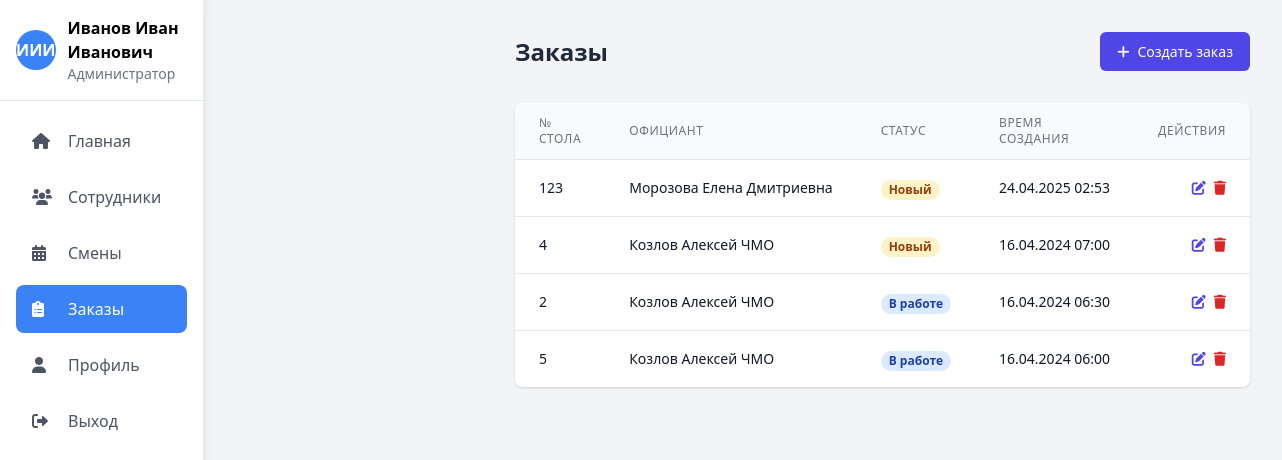
The app's page /orders.php (signed in) with its own data.
### tables this page shows
CREATE TABLE `orders` (
  `id` int(11) NOT NULL,
  `table_number` int(11) NOT NULL,
  `waiter_id` int(11) NOT NULL,
  `status` enum('new','in_progress','ready','served','paid') NOT NULL DEFAULT 'new',
  `created_at` timestamp NOT NULL DEFAULT current_timestamp(),
  `updated_at` timestamp NOT NULL DEFAULT current_timestamp() ON UPDATE current_timestamp()
);

CREATE TABLE `employees` (
  `id` int(11) NOT NULL,
  `name` varchar(100) NOT NULL,
  `email` varchar(100) NOT NULL,
  `password` varchar(255) NOT NULL,
  `role` enum('admin','cook','waiter') NOT NULL,
  `status` enum('active','blocked') DEFAULT 'active',
  `created_at` timestamp NOT NULL DEFAULT current_timestamp(),
  `phone` varchar(20) DEFAULT NULL
);

### auth.php (called while the page is built, shortened)
<?php
function isLoggedIn() {
    return isset($_SESSION['user_id']);
}
function hasRole($role) {
    return $_SESSION['user_role'] === $role;
}
?>

### functions.php (called while the page is built, shortened)
<?php
require_once 'auth.php';
function getOrders($filters = []) {
    $pdo = connectDB();
    $sql = "
        SELECT o.*,
               w.name as waiter_name,
               COUNT(oi.id) as items_count
        FROM orders o
        LEFT JOIN employees w ON o.waiter_id = w.id
        LEFT JOIN order_items oi ON o.id = oi.order_id
    ";
    $params = [];
    $sql .= " GROUP BY o.id ORDER BY o.created_at DESC";
    $stmt = $pdo->prepare($sql);
    $stmt->execute($params);
    return $stmt->fetchAll();
}
?>

### orders.php (the view, shortened to what this page needs)
<?php
require_once 'auth.php';
require_once 'functions.php';
$isAdmin = hasRole('admin');
$isCook = hasRole('cook');
$isWaiter = hasRole('waiter');
$orders = getOrders();
?>
<!DOCTYPE html>
<html lang="ru">
<head>
    <link href="https://cdn.jsdelivr.net/npm/tailwindcss@2.2.19/dist/tailwind.min.css" rel="stylesheet">
    <link href="https://cdnjs.cloudflare.com/ajax/libs/font-awesome/6.0.0/css/all.min.css" rel="stylesheet">
    <link href="style.css" rel="stylesheet">
</head>
<body class="bg-gray-100">
    <div class="flex h-screen">
        <aside class="sidebar bg-white shadow-lg w-64">
            <div class="p-4 border-b">
                <div class="flex items-center space-x-3">
                    <div class="avatar avatar-blue">
                        <?php echo htmlspecialchars($_SESSION['user_initials']); ?>
                    </div>
                    <div>
                        <h2 class="font-semibold logo-text"><?php echo htmlspecialchars($_SESSION['user_name']); ?></h2>
                        <p class="text-sm text-gray-500 nav-text">
                            <?php
                            if ($isAdmin) {
                                echo 'Администратор';
                            } elseif ($isCook) {
                                echo 'Повар';
                            } elseif ($isWaiter) {
                                echo 'Официант';
                            }
                            ?>
                        </p>
                    </div>
                </div>
            </div>
            <nav class="p-4">
                <a href="index.php" class="nav-item">
                    <i class="fas fa-home"></i>
                    <span class="nav-text">Главная</span>
                </a>
                <?php if ($isAdmin): ?>
                <a href="employees.php" class="nav-item">
                    <i class="fas fa-users"></i>
                    <span class="nav-text">Сотрудники</span>
                </a>
                <?php endif; ?>
                <?php if ($isAdmin || $isWaiter): ?>
                <a href="shifts.php" class="nav-item">
                    <i class="fas fa-calendar-alt"></i>
                    <span class="nav-text">Смены</span>
                </a>
                <?php endif; ?>
                <a href="orders.php" class="nav-item active">
                    <i class="fas fa-clipboard-list"></i>
                    <span class="nav-text">Заказы</span>
                </a>
                <a href="profile.php" class="nav-item">
                    <i class="fas fa-user"></i>
                    <span class="nav-text">Профиль</span>
                </a>
                <a href="logout.php" class="nav-item text-red-500">
                    <i class="fas fa-sign-out-alt"></i>
                    <span class="nav-text">Выход</span>
                </a>
            </nav>
        </aside>
        <main class="content flex-1 p-8">
            <div class="flex justify-between items-center mb-8">
                <h1 class="text-2xl font-bold text-gray-800">
                    <?php if ($isCook): ?>
                        Заказы на кухню
                    <?php elseif ($isWaiter): ?>
                        Заказы столов
                    <?php else: ?>
                        Заказы
                    <?php endif; ?>
                </h1>
                <?php if ($isAdmin): ?>
                <button onclick="showCreateModal()" class="btn-primary">
                    <i class="fas fa-plus mr-2"></i>Создать заказ
                </button>
                <?php endif; ?>
            </div>
            <div class="bg-white rounded-lg shadow overflow-hidden">
                <table class="min-w-full divide-y divide-gray-200">
                    <thead class="bg-gray-50">
                        <tr>
                            <th class="px-6 py-3 text-left text-xs font-medium text-gray-500 uppercase tracking-wider">№ стола</th>
                            <th class="px-6 py-3 text-left text-xs font-medium text-gray-500 uppercase tracking-wider">Официант</th>
                            <th class="px-6 py-3 text-left text-xs font-medium text-gray-500 uppercase tracking-wider">Статус</th>
                            <th class="px-6 py-3 text-left text-xs font-medium text-gray-500 uppercase tracking-wider">Время создания</th>
                            <th class="px-6 py-3 text-right text-xs font-medium text-gray-500 uppercase tracking-wider">Действия</th>
                        </tr>
                    </thead>
                    <tbody class="bg-white divide-y divide-gray-200">
                        <?php foreach ($orders as $order): ?>
                        <tr>
                            <td class="px-6 py-4 whitespace-nowrap">
                                <div class="text-sm font-medium text-gray-900">
                                    <?php echo htmlspecialchars($order['table_number']); ?>
                                </div>
                            </td>
                            <td class="px-6 py-4 whitespace-nowrap">
                                <div class="flex items-center">
                                    <div class="text-sm font-medium text-gray-900">
                                        <?php echo htmlspecialchars($order['waiter_name']); ?>
                                    </div>
                                </div>
                            </td>
                            <td class="px-6 py-4 whitespace-nowrap">
                                <span class="px-2 inline-flex text-xs leading-5 font-semibold rounded-full
                                    <?php
                                    switch($order['status']) {
                                        case 'new':
                                            echo 'bg-yellow-100 text-yellow-800';
                                            break;
                                        case 'in_progress':
                                            echo 'bg-blue-100 text-blue-800';
                                            break;
                                    }
                                    ?>">
                                    <?php
                                    switch($order['status']) {
                                        case 'new':
                                            echo 'Новый';
                                            break;
                                        case 'in_progress':
                                            echo 'В работе';
                                            break;
                                    }
                                    ?>
                                </span>
                            </td>
                            <td class="px-6 py-4 whitespace-nowrap">
                                <div class="text-sm text-gray-900">
                                    <?php echo date('d.m.Y H:i', strtotime($order['created_at'])); ?>
                                </div>
                            </td>
                            <td class="px-6 py-4 whitespace-nowrap text-right text-sm font-medium">
                                <div class="flex justify-end space-x-2">
                                    <?php if ($isAdmin): ?>
                                    <button onclick="editOrder(<?php echo htmlspecialchars(json_encode($order)); ?>)"
                                            class="text-indigo-600 hover:text-indigo-900">
                                        <i class="fas fa-edit"></i>
                                    </button>
                                    <button onclick="deleteOrder(<?php echo $order['id']; ?>)"
                                            class="text-red-600 hover:text-red-900">
                                        <i class="fas fa-trash"></i>
                                    </button>
                                    <?php endif; ?>
                                </div>
                            </td>
                        </tr>
                        <?php endforeach; ?>
                    </tbody>
                </table>
            </div>
        </main>
    </div>
</body>
</html>

### style.css (style rules this page uses)
.sidebar { transition: all 0.3s; width: 280px; background-color: #ffffff; box-shadow: 0 0 10px rgba(0, 0, 0, 0.1); z-index: 50; }
.content { transition: margin-left 0.3s; margin-left: 280px; }
table { width: 100%; border-collapse: collapse; }
th { background-color: #f9fafb; padding: 0.75rem 1rem; text-align: left; font-weight: 500; color: #374151; border-bottom: 1px solid #e5e7eb; }
td { padding: 0.75rem 1rem; border-bottom: 1px solid #e5e7eb; }
tr:last-child td { border-bottom: none; }
.btn-primary { display: inline-flex; align-items: center; justify-content: center; padding: 0.5rem 1rem; font-size: 0.875rem; font-weight: 500; color: #fff; background-color: #4f46e5; border: 1px solid transparent; border-radius: 0.375rem; cursor: pointer; transition: all 0.2s ease-in-out; }
.avatar { display: flex; align-items: center; justify-content: center; width: 2.5rem; height: 2.5rem; border-radius: 50%; font-weight: 600; color: #fff; }
.avatar-blue { background-color: #3b82f6; }
.nav-item { display: flex; align-items: center; padding: 0.75rem 1rem; color: #4b5563; border-radius: 0.5rem; margin-bottom: 0.5rem; transition: all 0.2s; }
.nav-item.active { background-color: #3b82f6; color: white !important; }
.nav-item i { width: 1.5rem; margin-right: 0.75rem; }

### records on screen
orders: table_number "123", waiter.name "Морозова Елена Дмитриевна", status "Новый", created_at "24.04.2025 02:53"
orders: table_number "4", waiter.name "Козлов Алексей ЧМО", status "Новый", created_at "16.04.2024 07:00"
orders: table_number "2", waiter.name "Козлов Алексей ЧМО", status "В работе", created_at "16.04.2024 06:30"
orders: table_number "5", waiter.name "Козлов Алексей ЧМО", status "В работе", created_at "16.04.2024 06:00"

### other values on screen
$_SESSION['user_initials'] "ИИИ"
$_SESSION['user_name'] "Иванов Иван Иванович"
